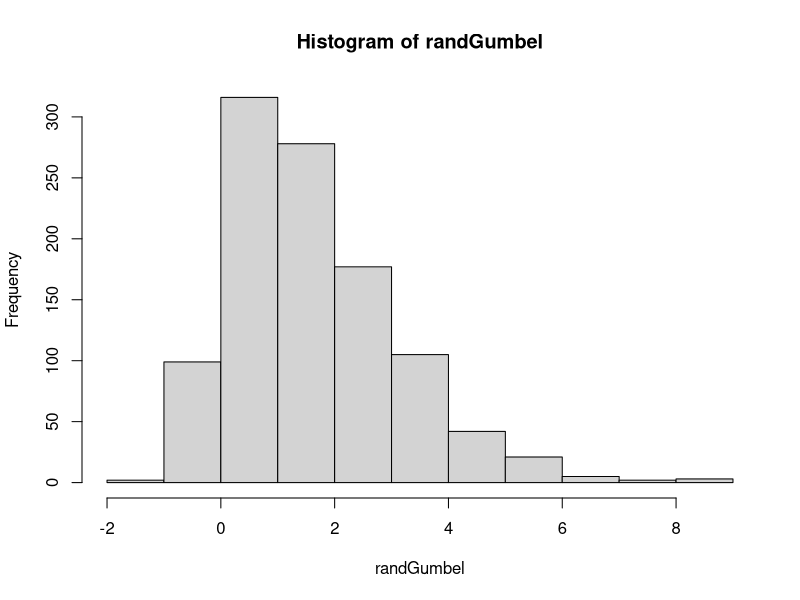
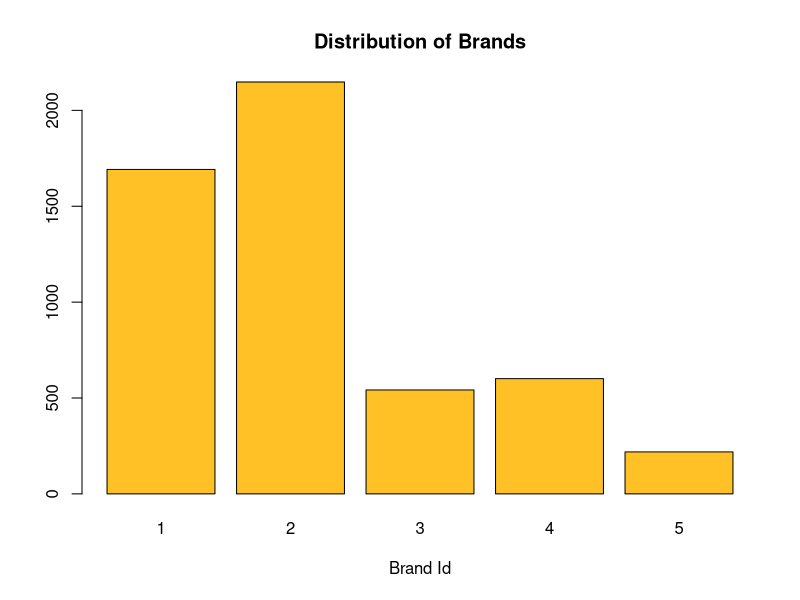

These figures' R source, in order:
## ---- chunk 1
knitr::opts_chunk$set(echo = TRUE)
## ---- chunk 2
library("evd")
randGumbel <- rgumbel(1050, loc=1, scale=1.2)
summary(randGumbel)
var(randGumbel)

hist(randGumbel)
## ---- chunk 3
library("maxLik")
tuna <- read.csv("./tunacalib.csv")
head(tuna)
summary(tuna)
counts <- table(tuna$brand)
counts
barplot(counts, main="Distribution of Brands",xlab="Brand Id",col="goldenrod1")
nbrands <- length(counts)
y <- tuna$brand
delta <- matrix(0.0,nrow=nrow(tuna),ncol=nbrands)

for (i in 1:nrow(tuna))
{
  col<-y[i]
  delta[i,col]<-1
}

xmat <- as.matrix(tuna[,4:18])
nparms <- 7
parms <- runif(nparms)

logLik <- function(parms, delta, xmat)
{
  v1 <- parms[5]*xmat[,1]+parms[6]*xmat[,2]+parms[7]*xmat[,3]
  v2 <- parms[1]+parms[5]*xmat[,4]+parms[6]*xmat[,5]+parms[7]*xmat[,6]
  v3 <- parms[2]+parms[5]*xmat[,7]+parms[6]*xmat[,8]+parms[7]*xmat[,9]
  v4 <- parms[3]+parms[5]*xmat[,10]+parms[6]*xmat[,11]+parms[7]*xmat[,12]
  v5 <- parms[4]+parms[5]*xmat[,13]+parms[6]*xmat[,14]+parms[7]*xmat[,15]
  lden <- log(exp(v1)+exp(v2)+exp(v3)+exp(v4)+exp(v5))
  return(sum(v1*delta[,1]+v2*delta[,2]+v3*delta[,3]+v4*delta[,4]+v5*delta[,5]-lden))  
  # why -lden: ln((e^a)/b)= a - lnb
  # ensures that we are only using vi of the chosen brand
}

mlfit <- maxLik(logLik, start=c(Int2=parms[1],Int3=parms[2],Int4=parms[3],Int5=parms[4],
                      Price=parms[5],Feature=parms[6],Display=parms[7]), delta=delta, xmat=xmat)
print(summary(mlfit))

## ---- chunk 4
newparms <- mlfit$estimate
v1 <- as.matrix(tuna[4:6])%*%as.matrix(newparms[5:7])
v2 <- as.matrix(tuna[7:9])%*%as.matrix(newparms[5:7]) + newparms[1]
v3 <- as.matrix(tuna[10:12])%*%as.matrix(newparms[5:7]) + newparms[2]
v4 <- as.matrix(tuna[13:15])%*%as.matrix(newparms[5:7]) + newparms[3]
v5 <- as.matrix(tuna[16:18])%*%as.matrix(newparms[5:7]) + newparms[4]

choiceProb <- function(vi)
{
  pi <- exp(vi)/(exp(v1)+exp(v2)+exp(v3)+exp(v4)+exp(v5))
  return(pi)
}

P1 <- choiceProb(v1)
P2 <- choiceProb(v2)
P3 <- choiceProb(v3)
P4 <- choiceProb(v4)
P5 <- choiceProb(v5)
P <- cbind(P1,P2,P3,P4,P5)
Q <- t(rep(1,5)%*%t(rep(1,nrow(tuna)))) - P
PChosen <- (as.matrix(P)*as.matrix(delta))%*%rep(1,5)

Z <- cbind(tuna$p1,tuna$p2,tuna$p3,tuna$p4,tuna$p5)
ZChosen <- (as.matrix(Z)*as.matrix(delta))%*%rep(1,5)

PED <- ((t(Q*Z)%*%rep(1,nrow(tuna)))/nrow(tuna))*newparms[5]
XED <- ((t(P*Z)%*%rep(1,nrow(tuna)))/nrow(tuna))*newparms[5]*(-1)

E <- matrix(rep(0,25),nrow=5,ncol=5)
for(i in 1:5){
  for(j in 1:5){
    if(i==j){
      E[i,i] <- PED[i]
    } else {
      E[i,j] <- XED[i]
    }
  }
}
E
